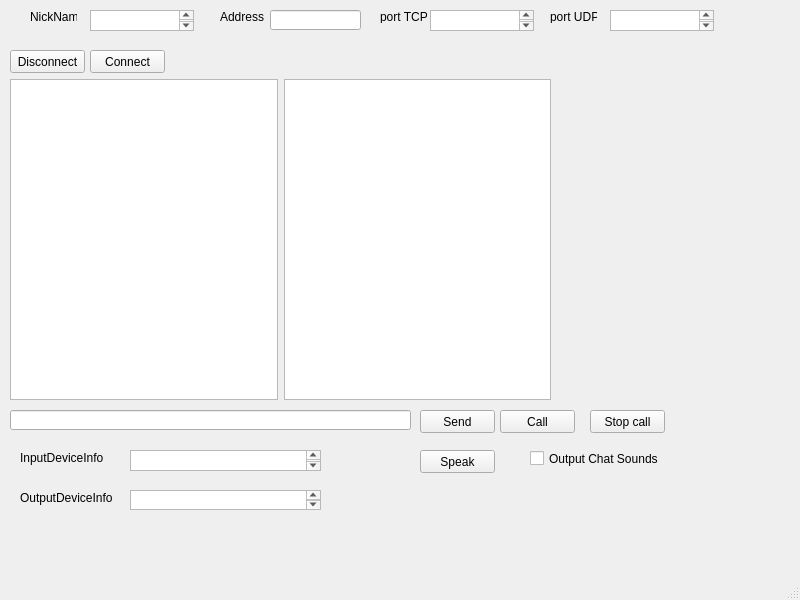
<?xml version="1.0" encoding="UTF-8"?>
<ui version="4.0">
 <class>MainWindow</class>
 <widget class="QMainWindow" name="MainWindow">
  <property name="geometry">
   <rect>
    <x>0</x>
    <y>0</y>
    <width>800</width>
    <height>600</height>
   </rect>
  </property>
  <property name="windowTitle">
   <string>MainWindow</string>
  </property>
  <widget class="QWidget" name="centralwidget">
   <widget class="QWidget" name="horizontalLayoutWidget">
    <property name="geometry">
     <rect>
      <x>10</x>
      <y>79</y>
      <width>541</width>
      <height>321</height>
     </rect>
    </property>
    <layout class="QHBoxLayout" name="horizontalLayout">
     <item>
      <widget class="QListWidget" name="listWidget">
       <property name="minimumSize">
        <size>
         <width>200</width>
         <height>0</height>
        </size>
       </property>
       <property name="maximumSize">
        <size>
         <width>5000</width>
         <height>16777215</height>
        </size>
       </property>
      </widget>
     </item>
     <item>
      <widget class="QTextEdit" name="textEdit"/>
     </item>
    </layout>
   </widget>
   <widget class="QLineEdit" name="lineEdit">
    <property name="geometry">
     <rect>
      <x>10</x>
      <y>410</y>
      <width>401</width>
      <height>20</height>
     </rect>
    </property>
   </widget>
   <widget class="QPushButton" name="pushButton">
    <property name="geometry">
     <rect>
      <x>420</x>
      <y>410</y>
      <width>75</width>
      <height>23</height>
     </rect>
    </property>
    <property name="text">
     <string>Send</string>
    </property>
   </widget>
   <widget class="QPushButton" name="pushButton_2">
    <property name="geometry">
     <rect>
      <x>10</x>
      <y>50</y>
      <width>75</width>
      <height>23</height>
     </rect>
    </property>
    <property name="text">
     <string>Disconnect</string>
    </property>
   </widget>
   <widget class="QPushButton" name="pushButton_3">
    <property name="geometry">
     <rect>
      <x>90</x>
      <y>50</y>
      <width>75</width>
      <height>23</height>
     </rect>
    </property>
    <property name="text">
     <string>Connect</string>
    </property>
   </widget>
   <widget class="QTextEdit" name="textEdit_2">
    <property name="geometry">
     <rect>
      <x>90</x>
      <y>10</y>
      <width>104</width>
      <height>21</height>
     </rect>
    </property>
   </widget>
   <widget class="QLabel" name="label">
    <property name="geometry">
     <rect>
      <x>30</x>
      <y>10</y>
      <width>47</width>
      <height>13</height>
     </rect>
    </property>
    <property name="text">
     <string>NickName</string>
    </property>
   </widget>
   <widget class="QLineEdit" name="lineEdit_2">
    <property name="geometry">
     <rect>
      <x>270</x>
      <y>10</y>
      <width>91</width>
      <height>20</height>
     </rect>
    </property>
   </widget>
   <widget class="QLabel" name="label_2">
    <property name="geometry">
     <rect>
      <x>220</x>
      <y>10</y>
      <width>47</width>
      <height>13</height>
     </rect>
    </property>
    <property name="text">
     <string>Address</string>
    </property>
   </widget>
   <widget class="QTextEdit" name="textEdit_3">
    <property name="geometry">
     <rect>
      <x>430</x>
      <y>10</y>
      <width>104</width>
      <height>21</height>
     </rect>
    </property>
   </widget>
   <widget class="QLabel" name="label_3">
    <property name="geometry">
     <rect>
      <x>380</x>
      <y>10</y>
      <width>47</width>
      <height>13</height>
     </rect>
    </property>
    <property name="text">
     <string>port TCP</string>
    </property>
   </widget>
   <widget class="QPushButton" name="pushButton_4">
    <property name="geometry">
     <rect>
      <x>420</x>
      <y>450</y>
      <width>75</width>
      <height>23</height>
     </rect>
    </property>
    <property name="text">
     <string>Speak</string>
    </property>
   </widget>
   <widget class="QLabel" name="label_4">
    <property name="geometry">
     <rect>
      <x>20</x>
      <y>450</y>
      <width>111</width>
      <height>16</height>
     </rect>
    </property>
    <property name="text">
     <string>InputDeviceInfo</string>
    </property>
   </widget>
   <widget class="QTextEdit" name="textEdit_4">
    <property name="geometry">
     <rect>
      <x>130</x>
      <y>450</y>
      <width>191</width>
      <height>21</height>
     </rect>
    </property>
   </widget>
   <widget class="QCheckBox" name="checkBox">
    <property name="geometry">
     <rect>
      <x>530</x>
      <y>450</y>
      <width>131</width>
      <height>17</height>
     </rect>
    </property>
    <property name="text">
     <string>Output Chat Sounds</string>
    </property>
   </widget>
   <widget class="QLabel" name="label_5">
    <property name="geometry">
     <rect>
      <x>20</x>
      <y>490</y>
      <width>101</width>
      <height>16</height>
     </rect>
    </property>
    <property name="text">
     <string>OutputDeviceInfo</string>
    </property>
   </widget>
   <widget class="QTextEdit" name="textEdit_5">
    <property name="geometry">
     <rect>
      <x>130</x>
      <y>490</y>
      <width>191</width>
      <height>20</height>
     </rect>
    </property>
   </widget>
   <widget class="QTextEdit" name="textEdit_6">
    <property name="geometry">
     <rect>
      <x>610</x>
      <y>10</y>
      <width>104</width>
      <height>21</height>
     </rect>
    </property>
   </widget>
   <widget class="QLabel" name="label_6">
    <property name="geometry">
     <rect>
      <x>550</x>
      <y>10</y>
      <width>47</width>
      <height>13</height>
     </rect>
    </property>
    <property name="text">
     <string>port UDP</string>
    </property>
   </widget>
   <widget class="QPushButton" name="pushButton_5">
    <property name="geometry">
     <rect>
      <x>500</x>
      <y>410</y>
      <width>75</width>
      <height>23</height>
     </rect>
    </property>
    <property name="text">
     <string>Call</string>
    </property>
   </widget>
   <widget class="QPushButton" name="pushButton_6">
    <property name="geometry">
     <rect>
      <x>590</x>
      <y>410</y>
      <width>75</width>
      <height>23</height>
     </rect>
    </property>
    <property name="text">
     <string>Stop call</string>
    </property>
   </widget>
  </widget>
  <widget class="QMenuBar" name="menubar">
   <property name="geometry">
    <rect>
     <x>0</x>
     <y>0</y>
     <width>800</width>
     <height>21</height>
    </rect>
   </property>
  </widget>
  <widget class="QStatusBar" name="statusbar"/>
 </widget>
 <resources/>
 <connections/>
</ui>
